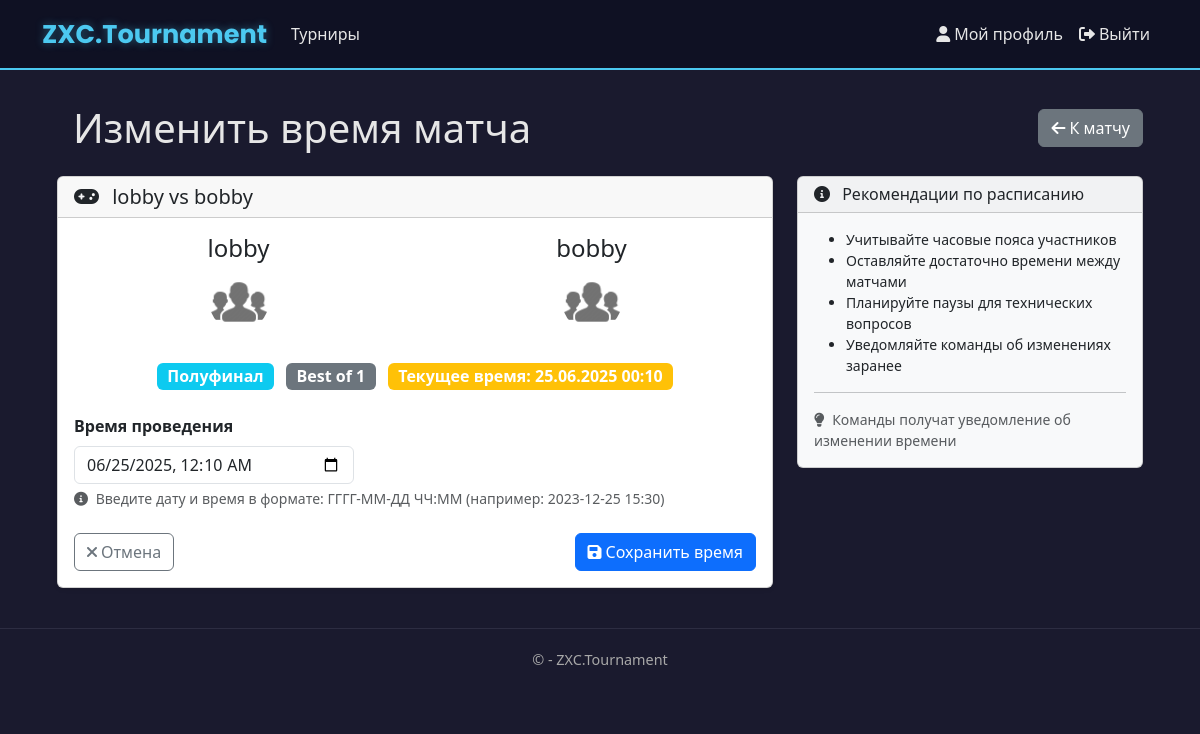
The app's page /tournaments/14/matches/14/schedule/ (signed in) with its own data.
### app/models.py (models this page shows, shortened)
class BracketMatch(models.Model):
    stage = models.ForeignKey(BracketStage, on_delete=models.CASCADE, related_name='matches')
    team1 = models.ForeignKey('Team', on_delete=models.CASCADE, related_name='team1_matches', null=True, blank=True)
    team2 = models.ForeignKey('Team', on_delete=models.CASCADE, related_name='team2_matches', null=True, blank=True)
    winner = models.ForeignKey('Team', on_delete=models.SET_NULL, null=True, blank=True, related_name='won_matches')
    team1_score = models.PositiveIntegerField(default=0, verbose_name="Счет первой команды")
    team2_score = models.PositiveIntegerField(default=0, verbose_name="Счет второй команды")
    order = models.PositiveIntegerField()
    scheduled_time = models.DateTimeField(null=True, blank=True, verbose_name="Запланированное время")
    is_completed = models.BooleanField(default=False)
    is_bye = models.BooleanField(default=False, verbose_name="Проход без игры")
    class Meta:
        ordering = ['order']
        verbose_name = 'Матч'
        verbose_name_plural = 'Матчи'

class Team(models.Model):
    name = models.CharField(
        max_length=20,
        unique=True,
        verbose_name="Название команды",
        error_messages={
            'unique': "Команда с таким названием уже существует"
        }
    )
    avatar = models.ImageField(
        upload_to='team_avatars/',
        default='team_avatars/default_team.jpg',
        blank=True,
        null=True,
        verbose_name="Аватар команды"
    )
    captain = models.ForeignKey(
        User,
        on_delete=models.CASCADE,
        related_name='captained_teams',
        verbose_name="Капитан"
    )
    members = models.ManyToManyField(
        User,
        related_name='teams',
        blank=True,
        verbose_name="Участники"
    )
    created_at = models.DateTimeField(
        auto_now_add=True,
        verbose_name="Дата создания"
    )
    invite_code = models.CharField(
        max_length=32,
        unique=True,
        verbose_name="Код приглашения"
    )
    class Meta:
        verbose_name = 'Команда'
        verbose_name_plural = 'Команды'
        ordering = ['-created_at']

class BracketStage(models.Model):
    STAGE_TYPE_CHOICES = [
        ('upper', 'Верхняя сетка'),
        ('lower', 'Нижняя сетка'),
        ('final', 'Финал'),
        ('third_place', 'Матч за 3 место'),
        ('normal', 'Обычный этап'),
    ]
    bracket = models.ForeignKey(TournamentBracket, on_delete=models.CASCADE, related_name='stages')
    name = models.CharField(max_length=100)
    format = models.CharField(max_length=3, choices=TournamentBracket.FORMAT_CHOICES, default='BO3')
    stage_type = models.CharField(max_length=20, choices=STAGE_TYPE_CHOICES, default='normal')
    order = models.PositiveIntegerField()
    scheduled_time = models.DateTimeField(null=True, blank=True, verbose_name="Запланированное время")
    is_completed = models.BooleanField(default=False)
    class Meta:
        ordering = ['order']
        verbose_name = 'Этап турнира'
        verbose_name_plural = 'Этапы турнира'

### app/views.py (the view)
# urls.py: path('tournaments/<int:tournament_id>/matches/<int:match_id>/schedule/', views.edit_match_schedule, name='edit_match_schedule'),
@login_required
def edit_match_schedule(request, tournament_id, match_id):
    tournament = get_object_or_404(Tournament, id=tournament_id)
    if not tournament.is_creator(request.user):
        messages.error(request, 'Только создатель турнира может изменять расписание')
        return redirect('tournament_detail', tournament_id=tournament.id)
    match = None
    match_type = None
    try:
        match = BracketMatch.objects.get(id=match_id, stage__bracket__tournament=tournament)
        match_type = 'bracket'
    except BracketMatch.DoesNotExist:
        try:
            match = RoundRobinMatch.objects.get(id=match_id, table__tournament=tournament)
            match_type = 'round_robin'
        except RoundRobinMatch.DoesNotExist:
            messages.error(request, 'Матч не найден')
            return redirect('tournament_detail', tournament_id=tournament.id)
    if request.method == 'POST':
        form = MatchScheduleForm(request.POST)
        if form.is_valid():
            match.scheduled_time = form.cleaned_data['scheduled_time']
            match.save()
            messages.success(request, 'Время матча успешно обновлено')
            return redirect('match_detail', tournament_id=tournament.id, match_id=match.id)
    else:
        form = MatchScheduleForm(initial={'scheduled_time': match.scheduled_time})
    return render(request, 'app/tournaments/matches/edit_match_schedule.html', {
        'form': form,
        'tournament': tournament,
        'match': match,
        'match_type': match_type
    })

### app/forms.py (shortened to what this page needs)
class MatchScheduleForm(forms.Form):
    scheduled_time = forms.DateTimeField(
        label='Время проведения',
        widget=forms.DateTimeInput(attrs={
            'type': 'datetime-local',
            'class': 'form-control'
        }),
        required=True
    )

### app/models.py (called while the page is built)
    def is_creator(self, user):
        return self.creator == user

### app/templates/app/tournaments/matches/edit_match_schedule.html (shortened to what this page needs)
{% extends "app/layout.html" %}
{% block content %}
<div class="container mt-4">
    <div class="d-flex justify-content-between align-items-center mb-4">
        <div class="d-flex align-items-center">
            <h1 class="mb-0">Изменить время матча</h1>
        </div>
        <a href="{% url 'match_detail' tournament.id match.id %}" class="btn btn-secondary">
            <i class="fas fa-arrow-left me-1"></i>К матчу
        </a>
    </div>
    <div class="row justify-content-center">
        <div class="col-md-8">
            <div class="card shadow-sm">
                <div class="card-header">
                    <h5 class="mb-0">
                        <i class="fas fa-gamepad me-2"></i>
                        {{ match.team1.name }} vs {{ match.team2.name }}
                    </h5>
                </div>
                <div class="card-body">
                    <div class="row mb-4">
                        <div class="col-md-6">
                            <div class="text-center">
                                <h4>{{ match.team1.name }}</h4>
                                {% if match.team1.avatar %}
                                <img src="{{ match.team1.avatar.url }}"
                                     alt="{{ match.team1.name }}"
                                     class="rounded-circle mb-2"
                                     width="60" height="60">
                                {% else %}
                                <div class="bg-primary rounded-circle mx-auto mb-2 d-flex align-items-center justify-content-center"
                                     style="width: 60px; height: 60px;">
                                    <i class="fas fa-users text-white"></i>
                                </div>
                                {% endif %}
                            </div>
                        </div>
                        <div class="col-md-6">
                            <div class="text-center">
                                <h4>{{ match.team2.name }}</h4>
                                {% if match.team2.avatar %}
                                <img src="{{ match.team2.avatar.url }}"
                                     alt="{{ match.team2.name }}"
                                     class="rounded-circle mb-2"
                                     width="60" height="60">
                                {% else %}
                                <div class="bg-secondary rounded-circle mx-auto mb-2 d-flex align-items-center justify-content-center"
                                     style="width: 60px; height: 60px;">
                                    <i class="fas fa-users text-white"></i>
                                </div>
                                {% endif %}
                            </div>
                        </div>
                    </div>
                    <div class="text-center mb-4">
                        {% if match_type == 'bracket' %}
                        <span class="badge bg-info fs-6">{{ match.stage.name }}</span>
                        <span class="badge bg-secondary fs-6 ms-2">{{ match.stage.get_format_display }}</span>
                        {% else %}
                        <span class="badge bg-success fs-6">Round Robin</span>
                        {% endif %}
                        {% if match.scheduled_time %}
                        <span class="badge bg-warning fs-6 ms-2">
                            Текущее время: {{ match.scheduled_time|date:"d.m.Y H:i" }}
                        </span>
                        {% endif %}
                    </div>
                    <form method="post">
                        <div class="form-group mb-4">
                            <label for="{{ form.scheduled_time.id_for_label }}" class="form-label fw-bold">
                                {{ form.scheduled_time.label }}
                            </label>
                            {{ form.scheduled_time }}
                            <div class="form-text">
                                <i class="fas fa-info-circle me-1"></i>
                                Введите дату и время в формате: ГГГГ-ММ-ДД ЧЧ:ММ (например: 2023-12-25 15:30)
                            </div>
                        </div>
                        <div class="d-flex justify-content-between mt-4">
                            <a href="{% url 'match_detail' tournament.id match.id %}" class="btn btn-outline-secondary">
                                <i class="fas fa-times me-1"></i>Отмена
                            </a>
                            <button type="submit" class="btn btn-primary">
                                <i class="fas fa-save me-1"></i>Сохранить время
                            </button>
                        </div>
                    </form>
                </div>
            </div>
        </div>
        <div class="col-md-4">
            <div class="card bg-light">
                <div class="card-header">
                    <h6 class="mb-0">
                        <i class="fas fa-info-circle me-2"></i>
                        Рекомендации по расписанию
                    </h6>
                </div>
                <div class="card-body">
                    <ul class="small mb-3">
                        <li>Учитывайте часовые пояса участников</li>
                        <li>Оставляйте достаточно времени между матчами</li>
                        <li>Планируйте паузы для технических вопросов</li>
                        <li>Уведомляйте команды об изменениях заранее</li>
                    </ul>
                    <hr class="my-3">
                    <p class="small text-muted mb-0">
                        <i class="fas fa-lightbulb me-1"></i>
                        Команды получат уведомление об изменении времени
                    </p>
                </div>
            </div>
        </div>
    </div>
</div>
{% endblock %}

### static/app/content/site.css (style rules this page uses)
body { padding-top: 10px; padding-bottom: 10px; }
input, select, textarea { max-width: 280px; }
body { background-color: #1a1a2e; color: #e6e6e6; font-family: 'Segoe UI', Tahoma, Geneva, Verdana, sans-serif; }

### records on screen
BracketMatch: team1.name "lobby", team2.name "bobby", team1.avatar (placeholder picture), team2.avatar (placeholder picture), stage.name "Полуфинал", stage.format "Best of 1", scheduled_time "25.06.2025 00:10"
